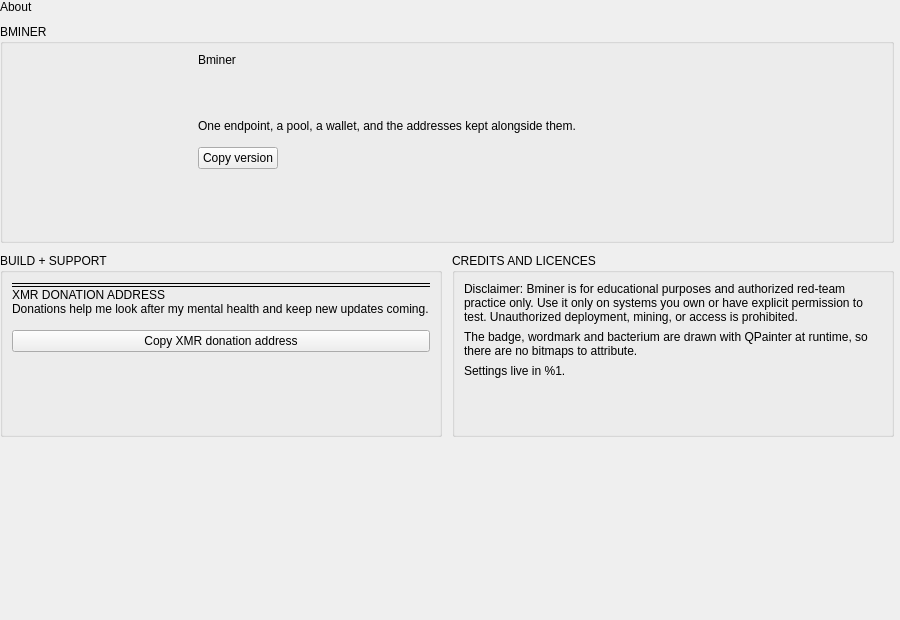
<?xml version="1.0" encoding="UTF-8"?>
<ui version="4.0">
 <class>AboutPage</class>
 <widget class="QWidget" name="AboutPage">
  <property name="geometry">
   <rect>
    <x>0</x>
    <y>0</y>
    <width>900</width>
    <height>620</height>
   </rect>
  </property>
  <layout class="QVBoxLayout" name="rootLayout">
   <property name="spacing">
    <number>10</number>
   </property>
   <property name="leftMargin">
    <number>0</number>
   </property>
   <property name="topMargin">
    <number>0</number>
   </property>
   <property name="rightMargin">
    <number>0</number>
   </property>
   <property name="bottomMargin">
    <number>0</number>
   </property>
   <item>
    <layout class="QVBoxLayout" name="headerLayout">
     <property name="spacing">
      <number>1</number>
     </property>
     <item>
      <widget class="QLabel" name="sectionTitle">
       <property name="text">
        <string>About</string>
       </property>
      </widget>
     </item>
    </layout>
   </item>
   <item>
    <widget class="QScrollArea" name="scrollArea">
     <property name="frameShape">
      <enum>QFrame::Shape::NoFrame</enum>
     </property>
     <property name="horizontalScrollBarPolicy">
      <enum>Qt::ScrollBarPolicy::ScrollBarAlwaysOff</enum>
     </property>
     <property name="widgetResizable">
      <bool>true</bool>
     </property>
     <widget class="QWidget" name="scrollContents">
      <property name="geometry">
       <rect>
        <x>0</x>
        <y>0</y>
        <width>884</width>
        <height>560</height>
       </rect>
      </property>
      <layout class="QVBoxLayout" name="contentLayout">
       <property name="spacing">
        <number>10</number>
       </property>
       <property name="leftMargin">
        <number>0</number>
       </property>
       <property name="topMargin">
        <number>0</number>
       </property>
       <property name="rightMargin">
        <number>6</number>
       </property>
       <property name="bottomMargin">
        <number>0</number>
       </property>
       <item>
        <widget class="QGroupBox" name="heroGroup">
         <property name="title">
          <string>BMINER</string>
         </property>
         <layout class="QHBoxLayout" name="heroRow" stretch="0,1">
          <property name="spacing">
           <number>18</number>
          </property>
          <item>
           <layout class="QVBoxLayout" name="logoColumn">
            <item>
             <widget class="LogoView" name="logoView" native="true">
              <property name="minimumSize">
               <size>
                <width>168</width>
                <height>168</height>
               </size>
              </property>
              <property name="maximumSize">
               <size>
                <width>168</width>
                <height>168</height>
               </size>
              </property>
             </widget>
            </item>
            <item>
             <spacer name="logoColumnSpacer">
              <property name="orientation">
               <enum>Qt::Orientation::Vertical</enum>
              </property>
              <property name="sizeHint" stdset="0">
               <size>
                <width>20</width>
                <height>10</height>
               </size>
              </property>
             </spacer>
            </item>
           </layout>
          </item>
          <item>
           <layout class="QVBoxLayout" name="heroText">
            <property name="spacing">
             <number>6</number>
            </property>
            <item>
             <widget class="QLabel" name="nameLabel">
              <property name="text">
               <string>Bminer</string>
              </property>
              <property name="role" stdset="0">
               <string notr="true">display</string>
              </property>
             </widget>
            </item>
            <item>
             <widget class="QLabel" name="taglineLabel">
              <property name="text">
               <string/>
              </property>
              <property name="role" stdset="0">
               <string notr="true">accent</string>
              </property>
              <property name="wordWrap">
               <bool>true</bool>
              </property>
             </widget>
            </item>
            <item>
             <layout class="QHBoxLayout" name="pillRow">
              <property name="spacing">
               <number>6</number>
              </property>
              <property name="topMargin">
               <number>6</number>
              </property>
              <item>
               <widget class="QLabel" name="versionPill">
                <property name="text">
                 <string/>
                </property>
                <property name="pill" stdset="0">
                 <string notr="true">teal</string>
                </property>
               </widget>
              </item>
              <item>
               <widget class="QLabel" name="codenamePill">
                <property name="text">
                 <string/>
                </property>
                <property name="pill" stdset="0">
                 <string notr="true">purple</string>
                </property>
               </widget>
              </item>
              <item>
               <widget class="QLabel" name="buildPill">
                <property name="text">
                 <string/>
                </property>
                <property name="pill" stdset="0">
                 <string notr="true">pink</string>
                </property>
               </widget>
              </item>
              <item>
               <spacer name="pillRowSpacer">
                <property name="orientation">
                 <enum>Qt::Orientation::Horizontal</enum>
                </property>
                <property name="sizeHint" stdset="0">
                 <size>
                  <width>40</width>
                  <height>10</height>
                 </size>
                </property>
               </spacer>
              </item>
             </layout>
            </item>
            <item>
             <widget class="QLabel" name="blurbLabel">
              <property name="text">
               <string>One endpoint, a pool, a wallet, and the addresses kept alongside them.</string>
              </property>
              <property name="role" stdset="0">
               <string notr="true">dim</string>
              </property>
              <property name="wordWrap">
               <bool>true</bool>
              </property>
             </widget>
            </item>
            <item>
             <layout class="QHBoxLayout" name="heroButtons">
              <property name="spacing">
               <number>8</number>
              </property>
              <property name="topMargin">
               <number>8</number>
              </property>
              <item>
               <widget class="QPushButton" name="copyVersionButton">
                <property name="text">
                 <string>Copy version</string>
                </property>
                <property name="cursor">
                 <cursorShape>PointingHandCursor</cursorShape>
                </property>
                <property name="ghost" stdset="0">
                 <bool>true</bool>
                </property>
               </widget>
              </item>
              <item>
               <spacer name="heroButtonsSpacer">
                <property name="orientation">
                 <enum>Qt::Orientation::Horizontal</enum>
                </property>
                <property name="sizeHint" stdset="0">
                 <size>
                  <width>40</width>
                  <height>10</height>
                 </size>
                </property>
               </spacer>
              </item>
             </layout>
            </item>
            <item>
             <spacer name="heroTextSpacer">
              <property name="orientation">
               <enum>Qt::Orientation::Vertical</enum>
              </property>
              <property name="sizeHint" stdset="0">
               <size>
                <width>20</width>
                <height>10</height>
               </size>
              </property>
             </spacer>
            </item>
           </layout>
          </item>
         </layout>
        </widget>
       </item>
       <item>
        <layout class="QHBoxLayout" name="detailColumns" stretch="1,1">
         <property name="spacing">
          <number>10</number>
         </property>
         <item>
          <widget class="QGroupBox" name="factsGroup">
           <property name="title">
             <string>BUILD + SUPPORT</string>
           </property>
           <layout class="QVBoxLayout" name="factsLayout">
            <property name="spacing">
             <number>0</number>
            </property>
            <item>
             <widget class="KeyValueRow" name="versionRow" native="true">
              <property name="key" stdset="0">
               <string>Version</string>
              </property>
             </widget>
            </item>
            <item>
             <widget class="QFrame" name="factsLine1">
              <property name="frameShape">
               <enum>QFrame::Shape::HLine</enum>
              </property>
              <property name="hline" stdset="0">
               <bool>true</bool>
              </property>
             </widget>
            </item>
             <item>
              <widget class="KeyValueRow" name="qtRow" native="true">
              <property name="key" stdset="0">
               <string>Qt</string>
              </property>
             </widget>
            </item>
             <item>
              <widget class="QFrame" name="factsLine3">
              <property name="frameShape">
               <enum>QFrame::Shape::HLine</enum>
              </property>
              <property name="hline" stdset="0">
               <bool>true</bool>
              </property>
              </widget>
             </item>
             <item>
              <widget class="QLabel" name="donationTitle">
               <property name="text">
                <string>XMR DONATION ADDRESS</string>
               </property>
               <property name="role" stdset="0">
                <string notr="true">fieldLabel</string>
               </property>
              </widget>
             </item>
             <item>
              <widget class="QLabel" name="donationMessage">
               <property name="text">
                <string>Donations help me look after my mental health and keep new updates coming.</string>
               </property>
               <property name="role" stdset="0">
                <string notr="true">faint</string>
               </property>
               <property name="wordWrap">
                <bool>true</bool>
               </property>
              </widget>
             </item>
             <item>
              <widget class="QLabel" name="donationWalletLabel">
               <property name="text">
                <string/>
               </property>
               <property name="role" stdset="0">
                <string notr="true">value</string>
               </property>
               <property name="wordWrap">
                <bool>true</bool>
               </property>
               <property name="textInteractionFlags">
                <set>Qt::TextInteractionFlag::TextSelectableByMouse</set>
               </property>
              </widget>
             </item>
             <item>
              <widget class="QPushButton" name="copyDonationButton">
               <property name="text">
                <string>Copy XMR donation address</string>
               </property>
               <property name="cursor">
                <cursorShape>PointingHandCursor</cursorShape>
               </property>
               <property name="ghost" stdset="0">
                <bool>true</bool>
               </property>
              </widget>
             </item>
            <item>
             <spacer name="factsSpacer">
              <property name="orientation">
               <enum>Qt::Orientation::Vertical</enum>
              </property>
              <property name="sizeHint" stdset="0">
               <size>
                <width>20</width>
                <height>10</height>
               </size>
              </property>
             </spacer>
            </item>
           </layout>
          </widget>
         </item>
         <item>
          <widget class="QGroupBox" name="creditsGroup">
           <property name="title">
            <string>CREDITS AND LICENCES</string>
           </property>
           <layout class="QVBoxLayout" name="creditsLayout">
            <property name="spacing">
             <number>6</number>
            </property>
            <item>
             <widget class="QLabel" name="creditsQt">
              <property name="text">
                <string>Disclaimer: Bminer is for educational purposes and authorized red-team practice only. Use it only on systems you own or have explicit permission to test. Unauthorized deployment, mining, or access is prohibited.</string>
              </property>
              <property name="role" stdset="0">
               <string notr="true">faint</string>
              </property>
              <property name="wordWrap">
               <bool>true</bool>
              </property>
             </widget>
            </item>
            <item>
             <widget class="QLabel" name="creditsDrawing">
              <property name="text">
               <string>The badge, wordmark and bacterium are drawn with QPainter at runtime, so there are no bitmaps to attribute.</string>
              </property>
              <property name="role" stdset="0">
               <string notr="true">faint</string>
              </property>
              <property name="wordWrap">
               <bool>true</bool>
              </property>
             </widget>
            </item>
            <item>
             <widget class="QLabel" name="creditsStorage">
              <property name="text">
               <string>Settings live in %1.</string>
              </property>
              <property name="role" stdset="0">
               <string notr="true">faint</string>
              </property>
              <property name="wordWrap">
               <bool>true</bool>
              </property>
             </widget>
            </item>
            <item>
             <spacer name="creditsSpacer">
              <property name="orientation">
               <enum>Qt::Orientation::Vertical</enum>
              </property>
              <property name="sizeHint" stdset="0">
               <size>
                <width>20</width>
                <height>10</height>
               </size>
              </property>
             </spacer>
            </item>
           </layout>
          </widget>
         </item>
        </layout>
       </item>
       <item>
        <spacer name="contentSpacer">
         <property name="orientation">
          <enum>Qt::Orientation::Vertical</enum>
         </property>
         <property name="sizeHint" stdset="0">
          <size>
           <width>20</width>
           <height>10</height>
          </size>
         </property>
        </spacer>
       </item>
      </layout>
     </widget>
    </widget>
   </item>
  </layout>
 </widget>
 <customwidgets>
  <customwidget>
   <class>KeyValueRow</class>
   <extends>QWidget</extends>
   <header>widgets/card.h</header>
  </customwidget>
  <customwidget>
   <class>LogoView</class>
   <extends>QWidget</extends>
   <header>widgets/logoview.h</header>
  </customwidget>
 </customwidgets>
 <resources/>
 <connections/>
</ui>
